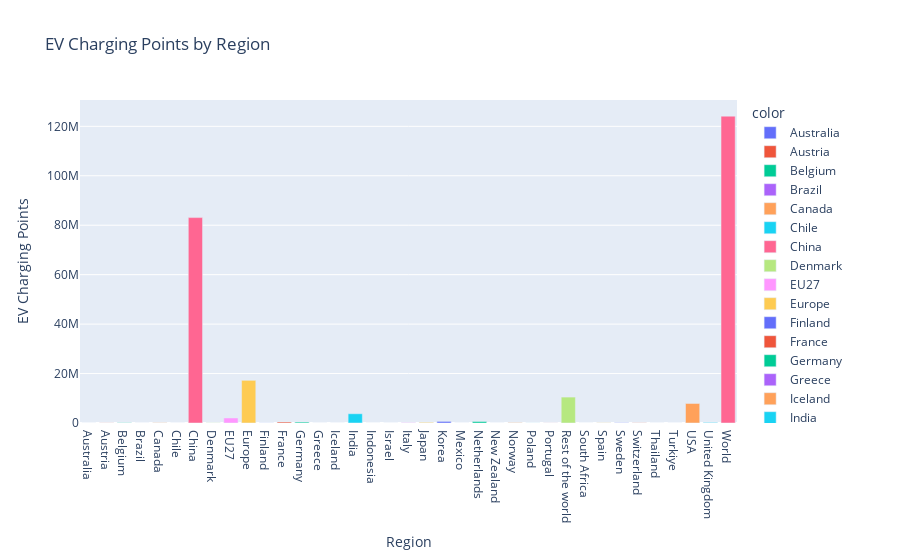

Source (notebook cell):
### Code cell
plt.figure(figsize=(12,8))
fig = px.bar(x = charging_points.index , y = charging_points.values , color = charging_points.index , title = "EV Charging Points by Region" , labels={"x": "Region", "y": "EV Charging Points"})
fig.show()

### Figure 1 — Plotly figure (JSON) as saved in the notebook; plotly's stock layout.template omitted (floating-point values rounded to 4 significant figures)
{"data": [{"alignmentgroup": "True", "hovertemplate": "color=Australia<br>Region=%{x}<br>EV Charging Points=%{y}<extra></extra>", "legendgroup": "Australia", "marker": {"color": "#636efa", "pattern": {"shape": ""}}, "name": "Australia", "offsetgroup": "Australia", "orientation": "v", "showlegend": true, "textposition": "auto", "type": "bar", "x": ["Australia"], "xaxis": "x", "y": [12861], "yaxis": "y"}, {"alignmentgroup": "True", "hovertemplate": "color=Austria<br>Region=%{x}<br>EV Charging Points=%{y}<extra></extra>", "legendgroup": "Austria", "marker": {"color": "#EF553B", "pattern": {"shape": ""}}, "name": "Austria", "offsetgroup": "Austria", "orientation": "v", "showlegend": true, "textposition": "auto", "type": "bar", "x": ["Austria"], "xaxis": "x", "y": [43600.0], "yaxis": "y"}, {"alignmentgroup": "True", "hovertemplate": "color=Belgium<br>Region=%{x}<br>EV Charging Points=%{y}<extra></extra>", "legendgroup": "Belgium", "marker": {"color": "#00cc96", "pattern": {"shape": ""}}, "name": "Belgium", "offsetgroup": "Belgium", "orientation": "v", "showlegend": true, "textposition": "auto", "type": "bar", "x": ["Belgium"], "xaxis": "x", "y": [104469], "yaxis": "y"}, {"alignmentgroup": "True", "hovertemplate": "color=Brazil<br>Region=%{x}<br>EV Charging Points=%{y}<extra></extra>", "legendgroup": "Brazil", "marker": {"color": "#ab63fa", "pattern": {"shape": ""}}, "name": "Brazil", "offsetgroup": "Brazil", "orientation": "v", "showlegend": true, "textposition": "auto", "type": "bar", "x": ["Brazil"], "xaxis": "x", "y": [8275.0], "yaxis": "y"}, {"alignmentgroup": "True", "hovertemplate": "color=Canada<br>Region=%{x}<br>EV Charging Points=%{y}<extra></extra>", "legendgroup": "Canada", "marker": {"color": "#FFA15A", "pattern": {"shape": ""}}, "name": "Canada", "offsetgroup": "Canada", "orientation": "v", "showlegend": true, "textposition": "auto", "type": "bar", "x": ["Canada"], "xaxis": "x", "y": [110677], "yaxis": "y"}, {"alignmentgroup": "True", "hovertemplate": "color=Chile<br>Region=%{x}<br>EV Charging Points=%{y}<extra></extra>", "legendgroup": "Chile", "marker": {"color": "#19d3f3", "pattern": {"shape": ""}}, "name": "Chile", "offsetgroup": "Chile", "orientation": "v", "showlegend": true, "textposition": "auto", "type": "bar", "x": ["Chile"], "xaxis": "x", "y": [2928], "yaxis": "y"}, {"alignmentgroup": "True", "hovertemplate": "color=China<br>Region=%{x}<br>EV Charging Points=%{y}<extra></extra>", "legendgroup": "China", "marker": {"color": "#FF6692", "pattern": {"shape": ""}}, "name": "China", "offsetgroup": "China", "orientation": "v", "showlegend": true, "textposition": "auto", "type": "bar", "x": ["China"], "xaxis": "x", "y": [83083000], "yaxis": "y"}, {"alignmentgroup": "True", "hovertemplate": "color=Denmark<br>Region=%{x}<br>EV Charging Points=%{y}<extra></extra>", "legendgroup": "Denmark", "marker": {"color": "#B6E880", "pattern": {"shape": ""}}, "name": "Denmark", "offsetgroup": "Denmark", "orientation": "v", "showlegend": true, "textposition": "auto", "type": "bar", "x": ["Denmark"], "xaxis": "x", "y": [64459], "yaxis": "y"}, {"alignmentgroup": "True", "hovertemplate": "color=EU27<br>Region=%{x}<br>EV Charging Points=%{y}<extra></extra>", "legendgroup": "EU27", "marker": {"color": "#FF97FF", "pattern": {"shape": ""}}, "name": "EU27", "offsetgroup": "EU27", "orientation": "v", "showlegend": true, "textposition": "auto", "type": "bar", "x": ["EU27"], "xaxis": "x", "y": [2030000.0], "yaxis": "y"}, {"alignmentgroup": "True", "hovertemplate": "color=Europe<br>Region=%{x}<br>EV Charging Points=%{y}<extra></extra>", "legendgroup": "Europe", "marker": {"color": "#FECB52", "pattern": {"shape": ""}}, "name": "Europe", "offsetgroup": "Europe", "orientation": "v", "showlegend": true, "textposition": "auto", "type": "bar", "x": ["Europe"], "xaxis": "x", "y": [17257464], "yaxis": "y"}, {"alignmentgroup": "True", "hovertemplate": "color=Finland<br>Region=%{x}<br>EV Charging Points=%{y}<extra></extra>", "legendgroup": "Finland", "marker": {"color": "#636efa", "pattern": {"shape": ""}}, "name": "Finland", "offsetgroup": "Finland", "orientation": "v", "showlegend": true, "textposition": "auto", "type": "bar", "x": ["Finland"], "xaxis": "x", "y": [38243], "yaxis": "y"}, {"alignmentgroup": "True", "hovertemplate": "color=France<br>Region=%{x}<br>EV Charging Points=%{y}<extra></extra>", "legendgroup": "France", "marker": {"color": "#EF553B", "pattern": {"shape": ""}}, "name": "France", "offsetgroup": "France", "orientation": "v", "showlegend": true, "textposition": "auto", "type": "bar", "x": ["France"], "xaxis": "x", "y": [401099], "yaxis": "y"}, {"alignmentgroup": "True", "hovertemplate": "color=Germany<br>Region=%{x}<br>EV Charging Points=%{y}<extra></extra>", "legendgroup": "Germany", "marker": {"color": "#00cc96", "pattern": {"shape": ""}}, "name": "Germany", "offsetgroup": "Germany", "orientation": "v", "showlegend": true, "textposition": "auto", "type": "bar", "x": ["Germany"], "xaxis": "x", "y": [374885], "yaxis": "y"}, {"alignmentgroup": "True", "hovertemplate": "color=Greece<br>Region=%{x}<br>EV Charging Points=%{y}<extra></extra>", "legendgroup": "Greece", "marker": {"color": "#ab63fa", "pattern": {"shape": ""}}, "name": "Greece", "offsetgroup": "Greece", "orientation": "v", "showlegend": true, "textposition": "auto", "type": "bar", "x": ["Greece"], "xaxis": "x", "y": [9851], "yaxis": "y"}, {"alignmentgroup": "True", "hovertemplate": "color=Iceland<br>Region=%{x}<br>EV Charging Points=%{y}<extra></extra>", "legendgroup": "Iceland", "marker": {"color": "#FFA15A", "pattern": {"shape": ""}}, "name": "Iceland", "offsetgroup": "Iceland", "orientation": "v", "showlegend": true, "textposition": "auto", "type": "bar", "x": ["Iceland"], "xaxis": "x", "y": [4252], "yaxis": "y"}, {"alignmentgroup": "True", "hovertemplate": "color=India<br>Region=%{x}<br>EV Charging Points=%{y}<extra></extra>", "legendgroup": "India", "marker": {"color": "#19d3f3", "pattern": {"shape": ""}}, "name": "India", "offsetgroup": "India", "orientation": "v", "showlegend": true, "textposition": "auto", "type": "bar", "x": ["India"], "xaxis": "x", "y": [3746171], "yaxis": "y"}, {"alignmentgroup": "True", "hovertemplate": "color=Indonesia<br>Region=%{x}<br>EV Charging Points=%{y}<extra></extra>", "legendgroup": "Indonesia", "marker": {"color": "#FF6692", "pattern": {"shape": ""}}, "name": "Indonesia", "offsetgroup": "Indonesia", "orientation": "v", "showlegend": true, "textposition": "auto", "type": "bar", "x": ["Indonesia"], "xaxis": "x", "y": [1705], "yaxis": "y"}, {"alignmentgroup": "True", "hovertemplate": "color=Israel<br>Region=%{x}<br>EV Charging Points=%{y}<extra></extra>", "legendgroup": "Israel", "marker": {"color": "#B6E880", "pattern": {"shape": ""}}, "name": "Israel", "offsetgroup": "Israel", "orientation": "v", "showlegend": true, "textposition": "auto", "type": "bar", "x": ["Israel"], "xaxis": "x", "y": [7681.0], "yaxis": "y"}, {"alignmentgroup": "True", "hovertemplate": "color=Italy<br>Region=%{x}<br>EV Charging Points=%{y}<extra></extra>", "legendgroup": "Italy", "marker": {"color": "#FF97FF", "pattern": {"shape": ""}}, "name": "Italy", "offsetgroup": "Italy", "orientation": "v", "showlegend": true, "textposition": "auto", "type": "bar", "x": ["Italy"], "xaxis": "x", "y": [144877], "yaxis": "y"}, {"alignmentgroup": "True", "hovertemplate": "color=Japan<br>Region=%{x}<br>EV Charging Points=%{y}<extra></extra>", "legendgroup": "Japan", "marker": {"color": "#FECB52", "pattern": {"shape": ""}}, "name": "Japan", "offsetgroup": "Japan", "orientation": "v", "showlegend": true, "textposition": "auto", "type": "bar", "x": ["Japan"], "xaxis": "x", "y": [271710], "yaxis": "y"}, {"alignmentgroup": "True", "hovertemplate": "color=Korea<br>Region=%{x}<br>EV Charging Points=%{y}<extra></extra>", "legendgroup": "Korea", "marker": {"color": "#636efa", "pattern": {"shape": ""}}, "name": "Korea", "offsetgroup": "Korea", "orientation": "v", "showlegend": true, "textposition": "auto", "type": "bar", "x": ["Korea"], "xaxis": "x", "y": [642720], "yaxis": "y"}, {"alignmentgroup": "True", "hovertemplate": "color=Mexico<br>Region=%{x}<br>EV Charging Points=%{y}<extra></extra>", "legendgroup": "Mexico", "marker": {"color": "#EF553B", "pattern": {"shape": ""}}, "name": "Mexico", "offsetgroup": "Mexico", "orientation": "v", "showlegend": true, "textposition": "auto", "type": "bar", "x": ["Mexico"], "xaxis": "x", "y": [9935], "yaxis": "y"}, {"alignmentgroup": "True", "hovertemplate": "color=Netherlands<br>Region=%{x}<br>EV Charging Points=%{y}<extra></extra>", "legendgroup": "Netherlands", "marker": {"color": "#00cc96", "pattern": {"shape": ""}}, "name": "Netherlands", "offsetgroup": "Netherlands", "orientation": "v", "showlegend": true, "textposition": "auto", "type": "bar", "x": ["Netherlands"], "xaxis": "x", "y": [608512], "yaxis": "y"}, {"alignmentgroup": "True", "hovertemplate": "color=New Zealand<br>Region=%{x}<br>EV Charging Points=%{y}<extra></extra>", "legendgroup": "New Zealand", "marker": {"color": "#ab63fa", "pattern": {"shape": ""}}, "name": "New Zealand", "offsetgroup": "New Zealand", "orientation": "v", "showlegend": true, "textposition": "auto", "type": "bar", "x": ["New Zealand"], "xaxis": "x", "y": [3659], "yaxis": "y"}, {"alignmentgroup": "True", "hovertemplate": "color=Norway<br>Region=%{x}<br>EV Charging Points=%{y}<extra></extra>", "legendgroup": "Norway", "marker": {"color": "#FFA15A", "pattern": {"shape": ""}}, "name": "Norway", "offsetgroup": "Norway", "orientation": "v", "showlegend": true, "textposition": "auto", "type": "bar", "x": ["Norway"], "xaxis": "x", "y": [154432], "yaxis": "y"}, {"alignmentgroup": "True", "hovertemplate": "color=Poland<br>Region=%{x}<br>EV Charging Points=%{y}<extra></extra>", "legendgroup": "Poland", "marker": {"color": "#19d3f3", "pattern": {"shape": ""}}, "name": "Poland", "offsetgroup": "Poland", "orientation": "v", "showlegend": true, "textposition": "auto", "type": "bar", "x": ["Poland"], "xaxis": "x", "y": [19254], "yaxis": "y"}, {"alignmentgroup": "True", "hovertemplate": "color=Portugal<br>Region=%{x}<br>EV Charging Points=%{y}<extra></extra>", "legendgroup": "Portugal", "marker": {"color": "#FF6692", "pattern": {"shape": ""}}, "name": "Portugal", "offsetgroup": "Portugal", "orientation": "v", "showlegend": true, "textposition": "auto", "type": "bar", "x": ["Portugal"], "xaxis": "x", "y": [34650], "yaxis": "y"}, {"alignmentgroup": "True", "hovertemplate": "color=Rest of the world<br>Region=%{x}<br>EV Charging Points=%{y}<extra></extra>", "legendgroup": "Rest of the world", "marker": {"color": "#B6E880", "pattern": {"shape": ""}}, "name": "Rest of the world", "offsetgroup": "Rest of the world", "orientation": "v", "showlegend": true, "textposition": "auto", "type": "bar", "x": ["Rest of the world"], "xaxis": "x", "y": [10486000], "yaxis": "y"}, {"alignmentgroup": "True", "hovertemplate": "color=South Africa<br>Region=%{x}<br>EV Charging Points=%{y}<extra></extra>", "legendgroup": "South Africa", "marker": {"color": "#FF97FF", "pattern": {"shape": ""}}, "name": "South Africa", "offsetgroup": "South Africa", "orientation": "v", "showlegend": true, "textposition": "auto", "type": "bar", "x": ["South Africa"], "xaxis": "x", "y": [1805], "yaxis": "y"}, {"alignmentgroup": "True", "hovertemplate": "color=Spain<br>Region=%{x}<br>EV Charging Points=%{y}<extra></extra>", "legendgroup": "Spain", "marker": {"color": "#FECB52", "pattern": {"shape": ""}}, "name": "Spain", "offsetgroup": "Spain", "orientation": "v", "showlegend": true, "textposition": "auto", "type": "bar", "x": ["Spain"], "xaxis": "x", "y": [76891], "yaxis": "y"}, {"alignmentgroup": "True", "hovertemplate": "color=Sweden<br>Region=%{x}<br>EV Charging Points=%{y}<extra></extra>", "legendgroup": "Sweden", "marker": {"color": "#636efa", "pattern": {"shape": ""}}, "name": "Sweden", "offsetgroup": "Sweden", "orientation": "v", "showlegend": true, "textposition": "auto", "type": "bar", "x": ["Sweden"], "xaxis": "x", "y": [100495], "yaxis": "y"}, {"alignmentgroup": "True", "hovertemplate": "color=Switzerland<br>Region=%{x}<br>EV Charging Points=%{y}<extra></extra>", "legendgroup": "Switzerland", "marker": {"color": "#EF553B", "pattern": {"shape": ""}}, "name": "Switzerland", "offsetgroup": "Switzerland", "orientation": "v", "showlegend": true, "textposition": "auto", "type": "bar", "x": ["Switzerland"], "xaxis": "x", "y": [71280], "yaxis": "y"}, {"alignmentgroup": "True", "hovertemplate": "color=Thailand<br>Region=%{x}<br>EV Charging Points=%{y}<extra></extra>", "legendgroup": "Thailand", "marker": {"color": "#00cc96", "pattern": {"shape": ""}}, "name": "Thailand", "offsetgroup": "Thailand", "orientation": "v", "showlegend": true, "textposition": "auto", "type": "bar", "x": ["Thailand"], "xaxis": "x", "y": [9731], "yaxis": "y"}, {"alignmentgroup": "True", "hovertemplate": "color=Turkiye<br>Region=%{x}<br>EV Charging Points=%{y}<extra></extra>", "legendgroup": "Turkiye", "marker": {"color": "#ab63fa", "pattern": {"shape": ""}}, "name": "Turkiye", "offsetgroup": "Turkiye", "orientation": "v", "showlegend": true, "textposition": "auto", "type": "bar", "x": ["Turkiye"], "xaxis": "x", "y": [13439], "yaxis": "y"}, {"alignmentgroup": "True", "hovertemplate": "color=USA<br>Region=%{x}<br>EV Charging Points=%{y}<extra></extra>", "legendgroup": "USA", "marker": {"color": "#FFA15A", "pattern": {"shape": ""}}, "name": "USA", "offsetgroup": "USA", "orientation": "v", "showlegend": true, "textposition": "auto", "type": "bar", "x": ["USA"], "xaxis": "x", "y": [7897580], "yaxis": "y"}, {"alignmentgroup": "True", "hovertemplate": "color=United Kingdom<br>Region=%{x}<br>EV Charging Points=%{y}<extra></extra>", "legendgroup": "United Kingdom", "marker": {"color": "#19d3f3", "pattern": {"shape": ""}}, "name": "United Kingdom", "offsetgroup": "United Kingdom", "orientation": "v", "showlegend": true, "textposition": "auto", "type": "bar", "x": ["United Kingdom"], "xaxis": "x", "y": [228516], "yaxis": "y"}, {"alignmentgroup": "True", "hovertemplate": "color=World<br>Region=%{x}<br>EV Charging Points=%{y}<extra></extra>", "legendgroup": "World", "marker": {"color": "#FF6692", "pattern": {"shape": ""}}, "name": "World", "offsetgroup": "World", "orientation": "v", "showlegend": true, "textposition": "auto", "type": "bar", "x": ["World"], "xaxis": "x", "y": [124116940], "yaxis": "y"}], "layout": {"barmode": "relative", "legend": {"title": {"text": "color"}, "tracegroupgap": 0}, "title": {"text": "EV Charging Points by Region"}, "xaxis": {"anchor": "y", "domain": [0, 1], "title": {"text": "Region"}}, "yaxis": {"anchor": "x", "domain": [0, 1], "title": {"text": "EV Charging Points"}}}}
